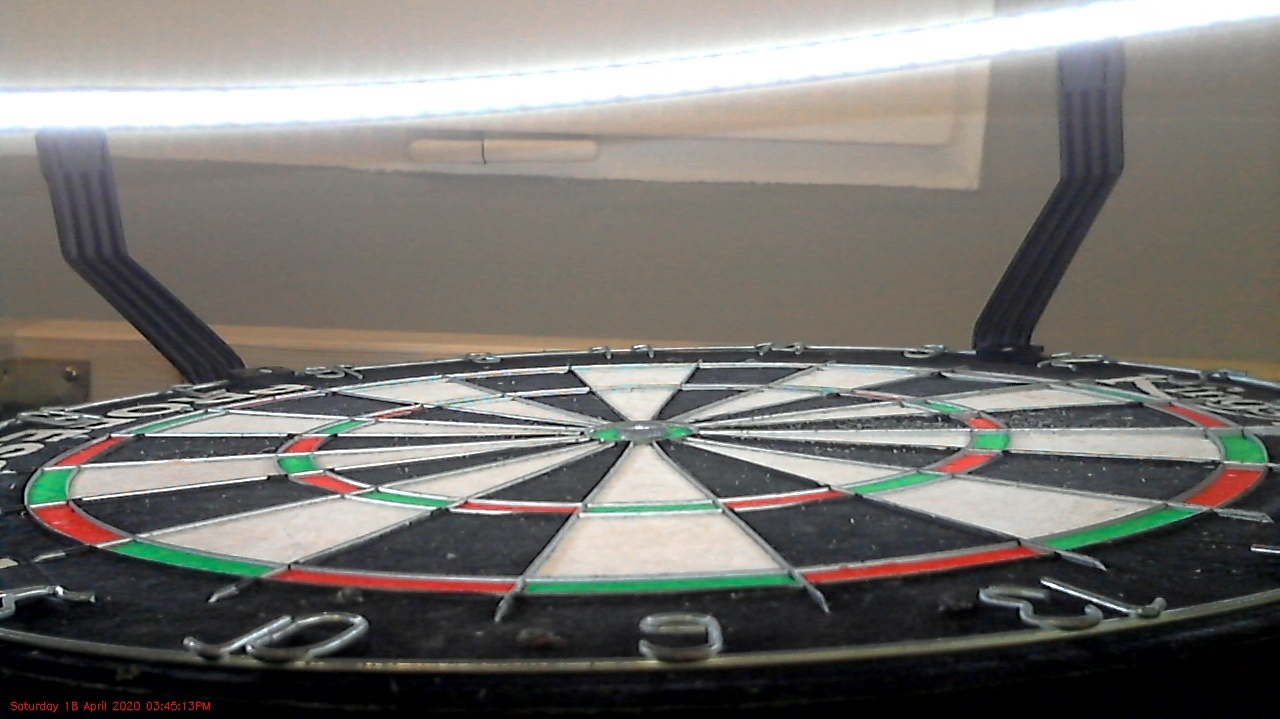
#> input picture r_image_raw_baseline.jpg, 1280 x 719 px, given in place of video_feed, which was not available
$ python imageProcesses.py
#> lines starting #> are read from the running program, lines starting #| are printed output that depends on the picture
import imutils
import numpy as np
import cv2
import time
import datetime
import matplotlib.pyplot as plt
import matplotlib.patches as pat


#%% Functions

def process_frame(frame, blur):


    image_processed = cv2.cvtColor(frame, cv2.COLOR_BGR2GRAY)      #Grayscale
    image_processed = cv2.GaussianBlur(image_processed, (blur, blur), 0)         #Blur

    t_image_processed = image_processed[0: int(image_processed.shape[0]/2),:]      #Split into top and right camera image
    r_image_processed = image_processed[int(image_processed.shape[0]/2) + 1 :,:]

    t_image_raw = frame[0: int(image_processed.shape[0]/2),:]      #Split into top and right camera image
    r_image_raw = frame[int(image_processed.shape[0]/2) + 1 :,:]

    return t_image_processed, r_image_processed, t_image_raw, r_image_raw


# [53 lines left out: function calc_background_dif, not called in this run]


#%% Main-Loop
if __name__ == "__main__":


    url = "http://192.168.0.42:8000/video_feed"
    cap = cv2.VideoCapture(url)


    t_baseline_Frame = None
    r_baseline_firstFrame = None

    min_area = 400      #Minimal contour size to detect a valid dart

    dart_counter = 0
    dart_images = []

    #UI
    text = "No Dart"


    # Timings
    time_start = time.time()
    time_last_throw = time_start - 1

    pix_array = []
    time_array = []
    t_pix_array = []
    r_pix_array = []
    dart_array = []


    draw = False

    t_firstFrame = None
    r_firstFrame = None
    delay_after_shot = 0.25

    t_dart_images = []
    r_dart_images = []

    while(cap.isOpened()):

        ret, frame = cap.read()
#> frame is the input picture: shape (719, 1280, 3); mean B, G, R 111.7, 116.3, 119

        if ret == True:

            time_since_last_throw = round(time.time() - time_last_throw, 2)


            t_image, r_image, t_image_raw, r_image_raw = process_frame(frame, 30)
#> in process_frame, `image_processed = cv2.cvtColor(frame, cv2.COLOR_BGR2GRAY)`:
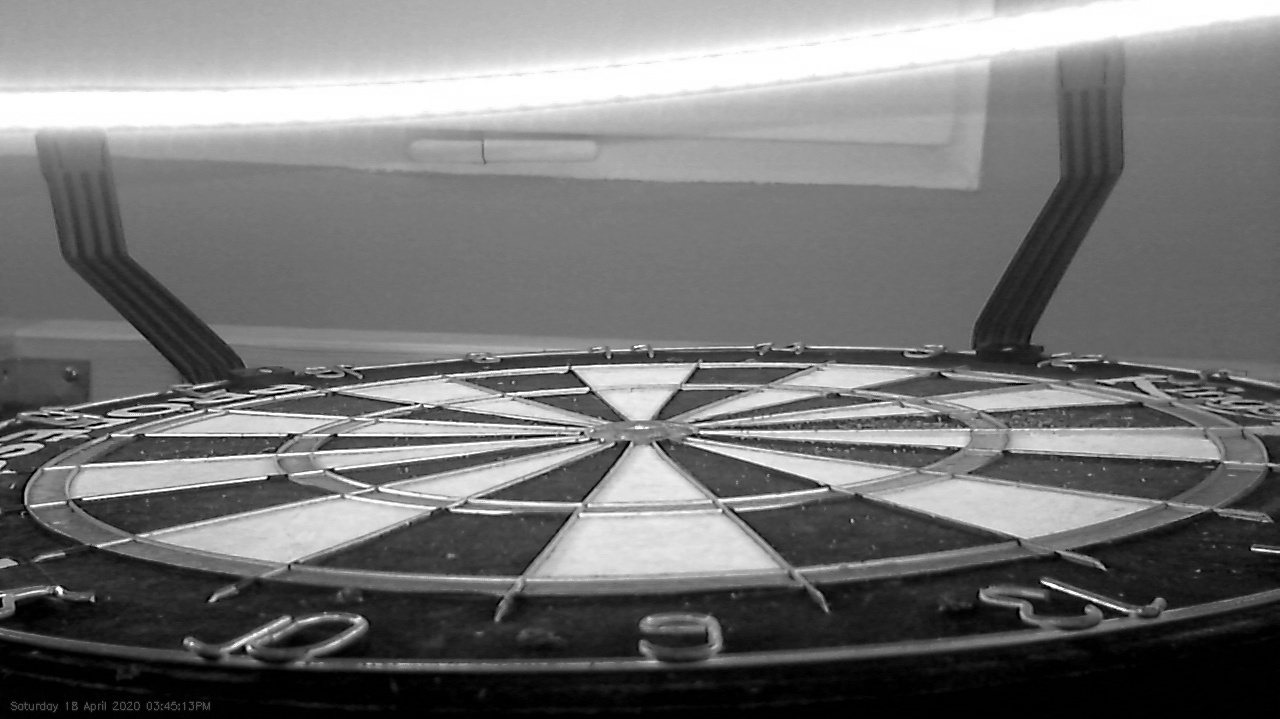
#> image_processed: shape (719, 1280); min 0, max 255, mean 116.5
#> (the run stopped early here; a loop or call above may not have finished)

$ run again, on t_image_raw_baseline.jpg
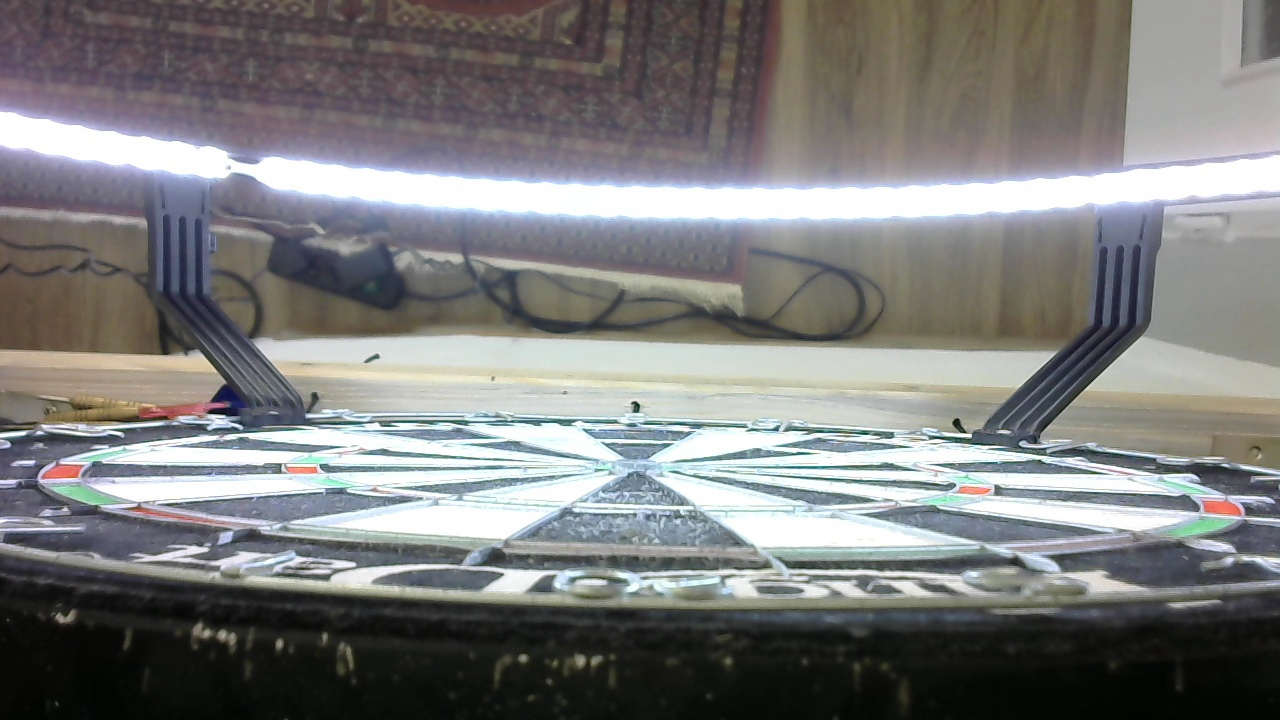
#> input picture t_image_raw_baseline.jpg, 1280 x 720 px, given in place of video_feed, which was not available
#> frame is the input picture: shape (720, 1280, 3); mean B, G, R 123.3, 123.7, 123.8
#> in process_frame, `image_processed = cv2.cvtColor(frame, cv2.COLOR_BGR2GRAY)`:
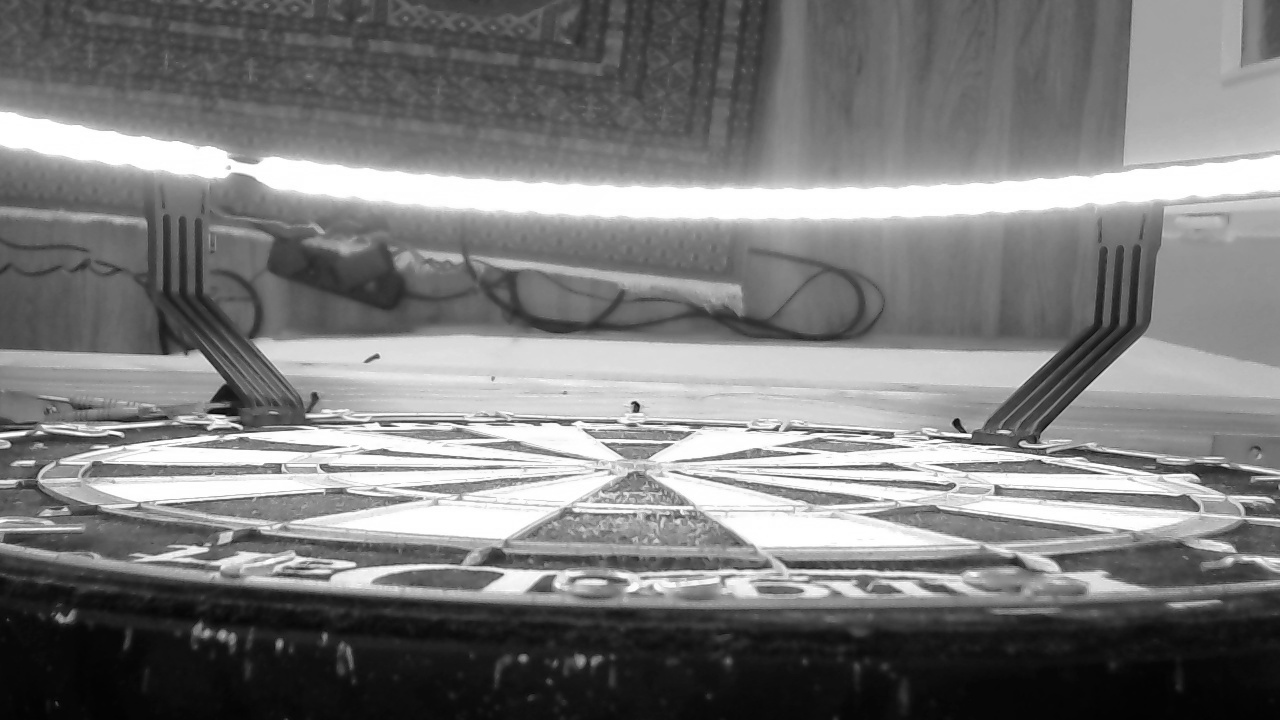
#> image_processed: shape (720, 1280); min 1, max 255, mean 123.7

$ run again, on test.jpg
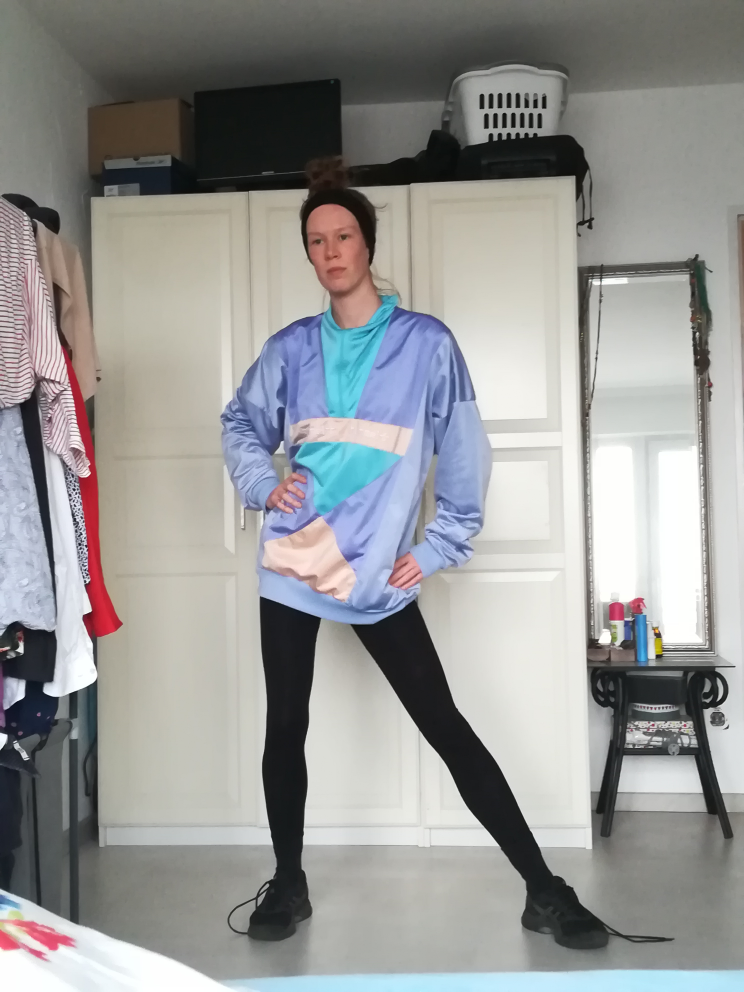
#> input picture test.jpg, 2976 x 3968 px, given in place of video_feed, which was not available (shown at 1/4 size)
#> frame is the input picture: shape (3968, 2976, 3); mean B, G, R 150, 151.1, 150.6
#> in process_frame, `image_processed = cv2.cvtColor(frame, cv2.COLOR_BGR2GRAY)`:
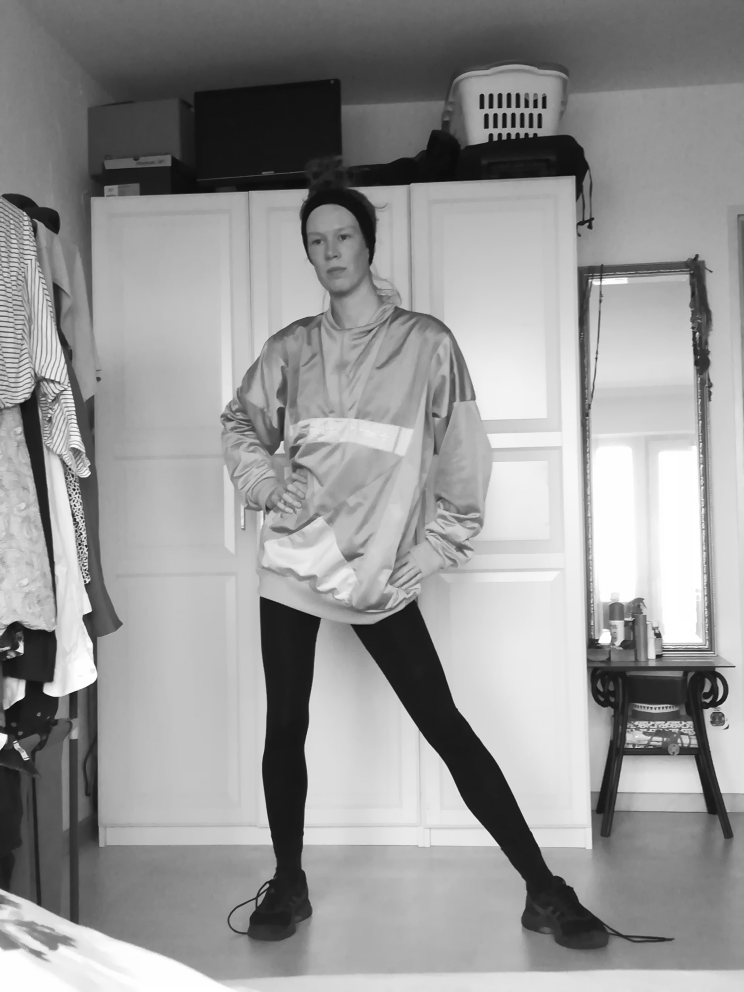
#> image_processed: shape (3968, 2976) (shown at 1/4 size); min 1, max 255, mean 150.8
